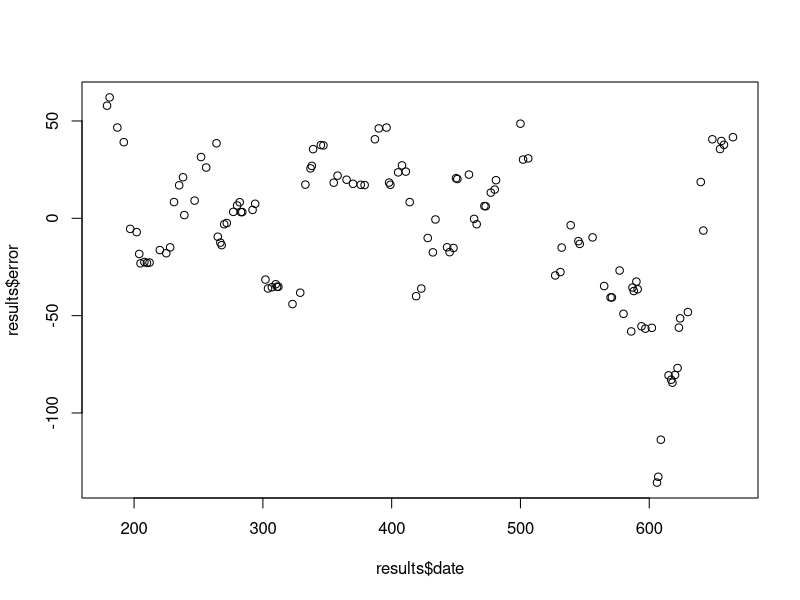
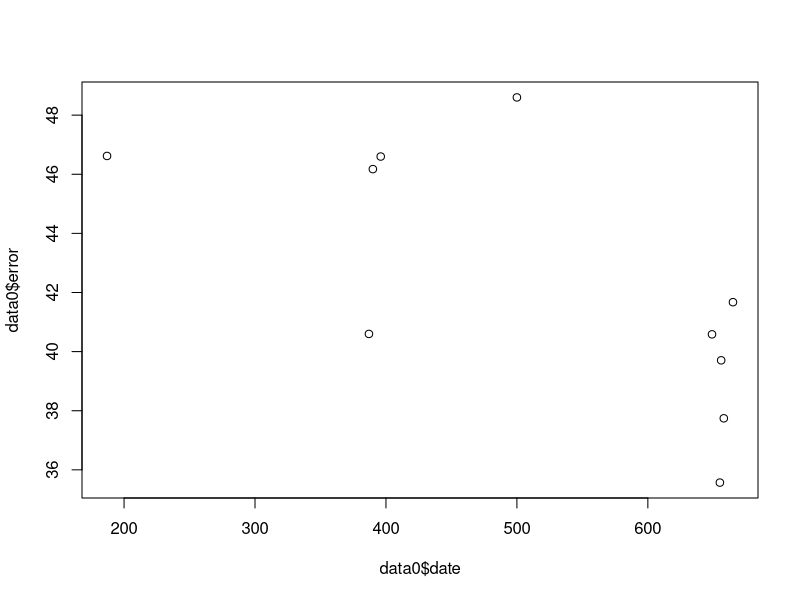
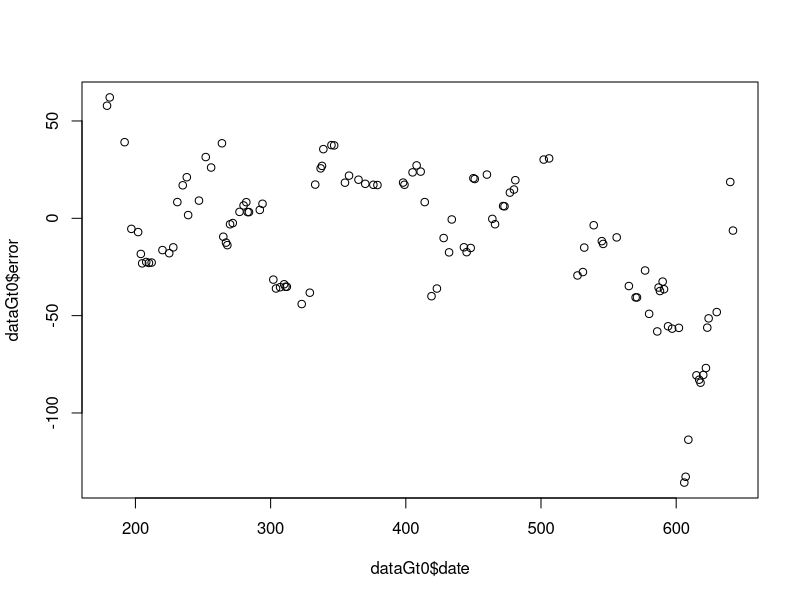

Write the R code that produced these figures, in order.
# Estimates by monthly sales


library(ggplot2)


################################################################
################      FUNCTIONS    #############################
################################################################

#Creating sum of standarized:
# r=7 week, r=30 month, r=90 trimestre
sumquantities<-function(X,r){
  data<-rep(0,length(X))
  for(i in (length(X):r)){ 
    k<- i-r
    s<-i-1
    data[i]<-sum(X[k:s])
  }
  mean<-mean(data)
  sd<-sd(data)
  da <- sapply(data,function(x) (x-mean)/sd)
  return(da)
}

##Putting info in Resum table
##X:days in resum, YD:days in product, YD:quantity of product
resumtable<- function(X,YD,YQ){
  data <- rep(0,length(X))
  k<-1
  for(i in 1:length(X)){
    if(X[i]==YD[k]){
      data[i]<-YQ[k]
      k<-k+1
    }
  }
  return(data)
}

##Other quantities

quantitiescate<-function(X,YD,YQ){
  data<-resumtable(X,YD,YQ)
  mean<-mean(data)
  sd<-sd(data)
  da <- sapply(data,function(x) (x-mean)/sd)
  return(da)
}


##### Variable Y, prevision next r days:

Yfunction <- function(X,r){
  r<- r-1
  t <-(length(X)-r)
  data<-rep(0,length(X))
  for(i in (1:t)){ 
    k <- i+r
    data[i]<-sum(X[i:k])
  }
  return(data)
}



################################################################
#####################     DATA    ##############################
################################################################

##Import
sales_cat3 <- read.csv("table1.csv")
sales_16 <- read.csv("table2.csv")
sales_cats <- read.csv("table3.csv")

sales_cat3$days <- as.integer(as.Date(sales_cat3[,2], format= "%Y-%m-%d"))
sales_16$days <- as.integer(as.Date(sales_16[,2], format= "%Y-%m-%d"))
sales_cats$days <- as.integer(as.Date(sales_cats[,2], format= "%Y-%m-%d"))

#Create resum table
resum <-data.frame(seq(as.integer(as.Date("1996-07-04", format= "%Y-%m-%d")),as.integer(as.Date("1998-05-06", format= "%Y-%m-%d")),1))
names(resum)<- c("days")

##put information in resum:

resum$quantity_16<-resumtable(resum$days,sales_16$days,sales_16$Quantity)

########---------------------------
##Y - Creation on the dependent variable:


resum$Y_salesnextweek<-Yfunction(resum$quantity_16,30) # sales in posterior 30 days 



########---------------------------
##X1=Sales of last week:

resum$X1_SalesWeek <-sumquantities(resum$quantity_16,7)


########---------------------------
##X2=Sales of last month:

resum$X2_SalesMonth <- sumquantities(resum$quantity_16,30)

########---------------------------
##X3=Sales of last trimester:

resum$X3_SalesTrimes <- sumquantities(resum$quantity_16,90)

########---------------------------
##X4=Sales of last Semester:

resum$X4_SalesSemes <- sumquantities(resum$quantity_16,182)

########---------------------------
##X5=Sales of the day of other products of categ.3:

resum$X5quantity_cat3<-quantitiescate(resum$days,sales_cat3$days,sales_cat3$Quantity)

########---------------------------
##X5=Sales of the day of other products of categ.3:

resum$X6quantity_cat<-quantitiescate(resum$days,sales_cats$days,sales_cats$Quantity)

###########################################################################
#  Discard first 6 months, since we can't generate all X properly #########
##########################################################################


DATA<- resum[183:nrow(resum)-7,3:ncol(resum)]

# Split data into training (75%) and testing (25%)
train_idx <- sample(1:nrow(DATA),round(nrow(DATA)*0.75),replace=FALSE)
test <- DATA[-train_idx,] # test data
DATA <- DATA[train_idx,] # train data



# Model GLM Poisson

b<-paste(names(DATA)[-1],collapse=" + ")
formula <- paste0(paste0(names(DATA)[1]," ~ "),b) 

logit <- glm( formula , poisson(link='log'),data=DATA )

summary(logit)

# Validate with test data
predicted<-predict(logit,test,type="response")
    # generate results ordered by date
    date<-as.integer(rownames(test))
    results<-data.frame(date,observed=test[,1],predict=predicted,error=predicted-test[,1])
    results<-results[order(results$date),]

plot(results$date,results$error)

#results just for observed sales =0
data0<-results[results$observed==0,]
plot(data0$date,data0$error)

#results just for observed sales !=0
dataGt0<-results[results$observed!=0,]
plot(dataGt0$date,dataGt0$error)

# Root Mean Square Error
RMSE<-sqrt(mean(results$error^2))
RMSE/mean(test[,1])
mean(test[,1])
